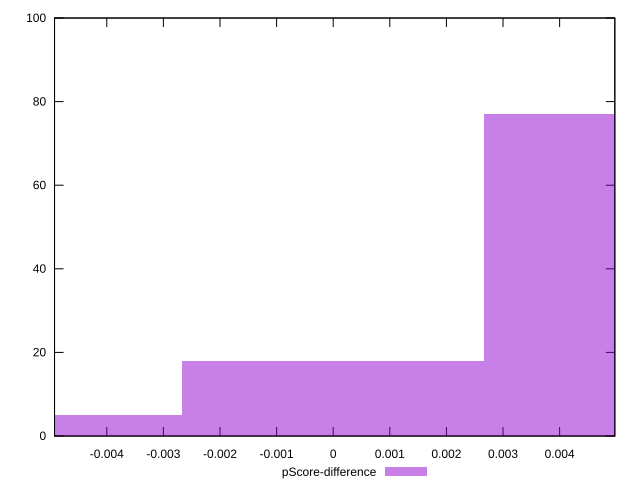

Recreate this plot in gnuplot.
reset

$pScoreDifference <<EOF
0.005338784698353369 77
0 18
-0.005338784698353369 5
EOF

set key outside below
set boxwidth 0.005338784698353369
set xrange [-0.0049230364116820136:0.0049751408450826595]
set yrange [0:100]
set trange [0:100]
set style fill transparent solid 0.5 noborder
set terminal svg size 640, 490 enhanced background rgb 'white'
set output "report/report_00029_2021-02-24T13-36-40.390Z/uses-long-cache-ttl/samples/agenda/pScore-difference/histogram.svg"

plot $pScoreDifference title "pScore-difference" with boxes

reset
